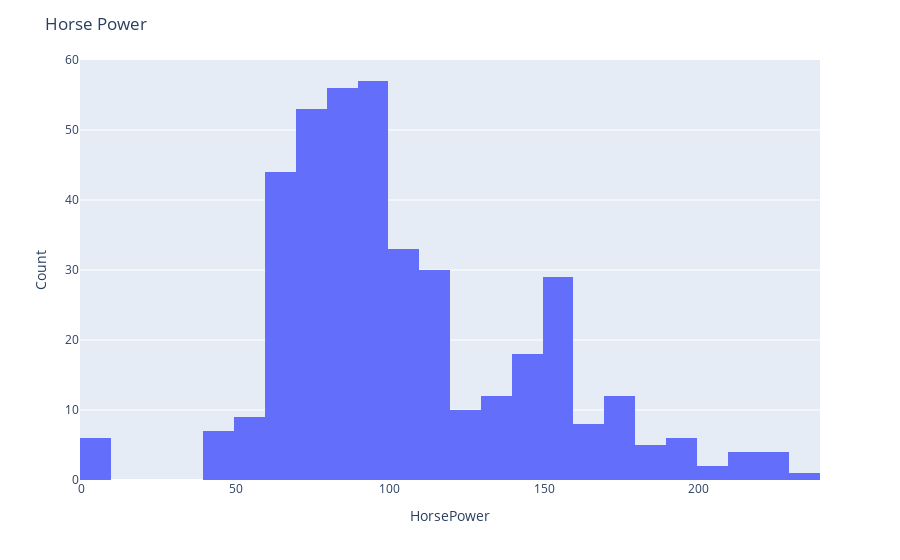

The notebook cell saved with this chart:
### Code cell
# Histogram using Plotly
fig = px.histogram(cars, x='Horsepower')
fig.update_layout(title='Horse Power', xaxis_title='HorsePower', yaxis_title='Count')
fig.show()

### Figure 1 — Plotly figure (JSON) as saved in the notebook; plotly's stock layout.template omitted (floating-point values rounded to 4 significant figures; data arrays with more than 128 entries replaced by an {"elided": "..."} marker saying what was removed)
{"data": [{"alignmentgroup": "True", "bingroup": "x", "hovertemplate": "Horsepower=%{x}<br>count=%{y}<extra></extra>", "legendgroup": "", "marker": {"color": "#636efa"}, "name": "", "offsetgroup": "", "orientation": "v", "showlegend": false, "type": "histogram", "x": {"elided": "406 int values"}, "xaxis": "x", "yaxis": "y"}], "layout": {"barmode": "relative", "legend": {"tracegroupgap": 0}, "margin": {"t": 60}, "title": {"text": "Horse Power"}, "xaxis": {"anchor": "y", "domain": [0, 1], "title": {"text": "HorsePower"}}, "yaxis": {"anchor": "x", "domain": [0, 1], "title": {"text": "Count"}}}}
